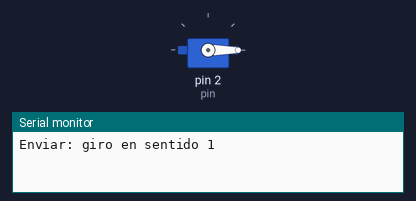
Bench run of a sketch on a simulated Arduino Uno, built with avr-gcc and run on an emulated ATmega328P. Parts: servo, the last lines printed to the serial monitor.

Above: at 0.05 s.
At 4.0 s:
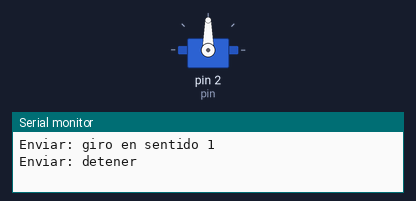
At 6.0 s:
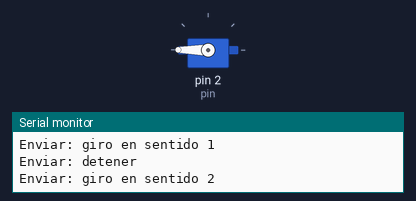
Timing chart, 0 to 7.8 s (numbered marks = the images above):
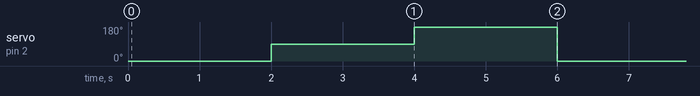

The sketch:

Guion-1.ino
```cpp
#include <Servo.h>

Servo servo;
int pin = 2;

void setup() {
  Serial.begin(9600);
  servo.attach(pin);
}

void loop() {
  Serial.println("Enviar: giro en sentido 1");
  servo.write(0);
  delay(2000);

  Serial.println("Enviar: detener");
  servo.write(90);
  delay(2000);

  Serial.println("Enviar: giro en sentido 2");
  servo.write(180);
  delay(2000);
}
```

Measured:
- by itself, servo on pin 2 (pin): repeats every 6.0 s: 180° 2.0 s, 0° 2.0 s, 90° 2.0 s
